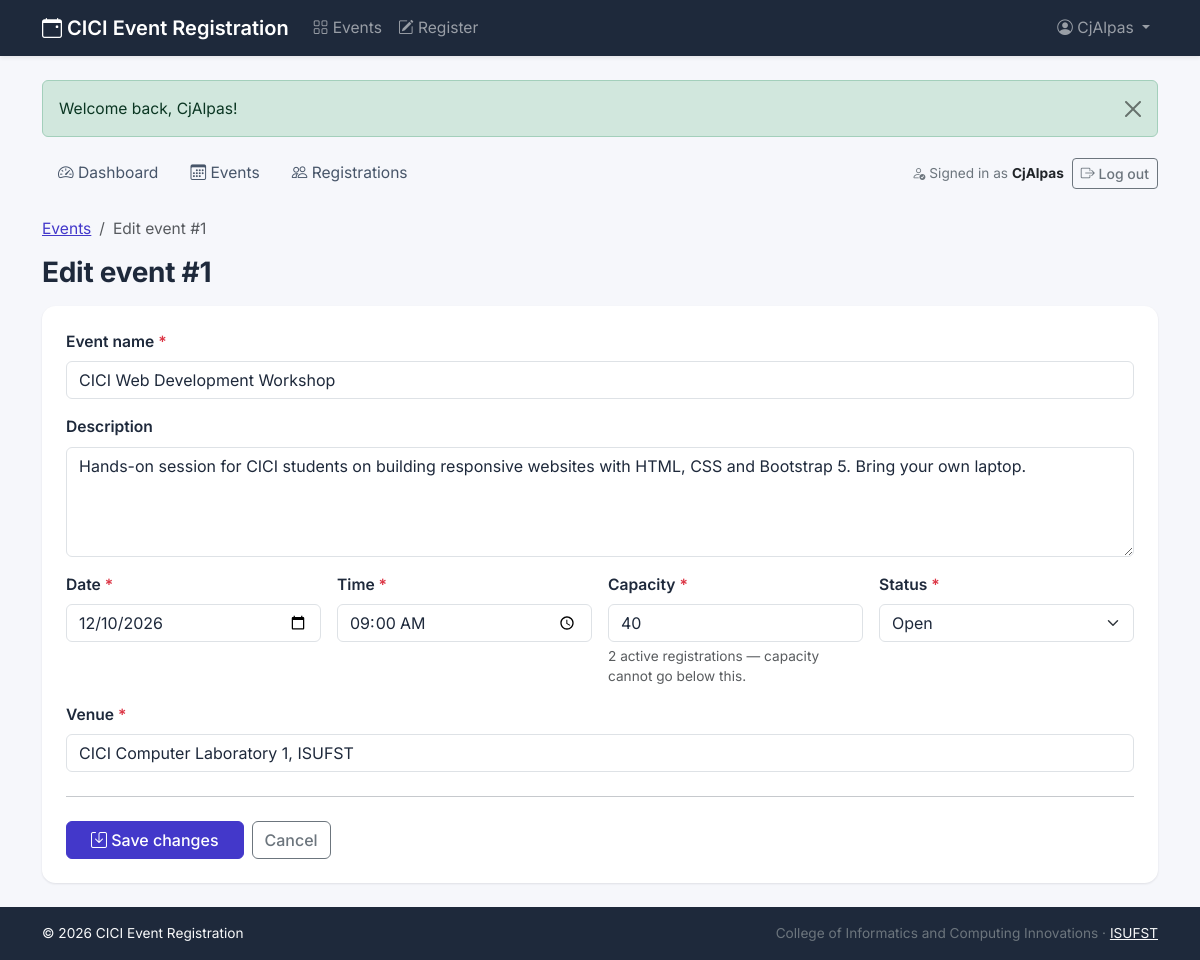
The app's page /admin/event_edit.php?id=1 (signed in) with its own data.
### tables this page shows
CREATE TABLE events (
    event_id    INT UNSIGNED      NOT NULL AUTO_INCREMENT,
    event_name  VARCHAR(150)      NOT NULL,
    description TEXT              NULL,
    event_date  DATE              NOT NULL,
    event_time  TIME              NOT NULL,
    venue       VARCHAR(150)      NOT NULL,
    capacity    SMALLINT UNSIGNED NOT NULL DEFAULT 50,    
    status      ENUM('open', 'closed', 'cancelled', 'completed')
                                  NOT NULL DEFAULT 'open',
    created_at  TIMESTAMP         NOT NULL DEFAULT CURRENT_TIMESTAMP,

    PRIMARY KEY (event_id),

     
    CONSTRAINT chk_events_capacity
        CHECK (capacity BETWEEN 1 AND 5000),

     
     
     
    CONSTRAINT chk_events_status
        CHECK (status IN ('open', 'closed', 'cancelled', 'completed')),

     
    CONSTRAINT chk_events_name
        CHECK (CHAR_LENGTH(TRIM(event_name)) > 0),

     
    INDEX idx_events_status_date (status, event_date),
     
    INDEX idx_events_date (event_date)
);

### admin/event_edit.php (called while the page is built, shortened)
<?php
require_once __DIR__ . '/../config/database.php';
require_admin();
$id    = filter_input(INPUT_GET, 'id', FILTER_VALIDATE_INT) ?: 0;
$event = find_event($pdo, $id);
$errors = [];
$formTitle  = 'Edit event #' . $id;
$submitText = 'Save changes';
require_once __DIR__ . '/../includes/header.php';
require_once __DIR__ . '/../includes/admin_nav.php';
require_once __DIR__ . '/../includes/event_form.php';
require_once __DIR__ . '/../includes/footer.php';

### includes/auth.php (called while the page is built, shortened)
<?php
function require_admin(): void
{
    global $pdo;
    $stmt = $pdo->prepare('SELECT 1 FROM administrators WHERE admin_id = ?');
    $stmt->execute([$_SESSION['admin_id']]);
}

### includes/queries.php (called while the page is built, shortened)
<?php
function find_event(PDO $pdo, int $id, bool $forUpdate = false): ?array
{
    $sql = 'SELECT * FROM events WHERE event_id = ?' . ($forUpdate ? ' FOR UPDATE' : '');
    $stmt = $pdo->prepare($sql);
    $stmt->execute([$id]);
    $event = $stmt->fetch();
    $event['registered'] = registered_count($pdo, $id);
    return $event;
}
function registered_count(PDO $pdo, int $eventId): int
{
    $stmt = $pdo->prepare(
        "SELECT COUNT(*) FROM registrations WHERE event_id = ? AND status <> 'cancelled'"
    );
    $stmt->execute([$eventId]);
    return (int) $stmt->fetchColumn();
}

### includes/event_form.php (the view, shortened to what this page needs)
<?php
$val = fn(string $field) => e((string) ($event[$field] ?? ''));
?>
<nav aria-label="breadcrumb">
    <ol class="breadcrumb small">
        <li class="breadcrumb-item"><a href="<?= url('admin/events.php') ?>">Events</a></li>
        <li class="breadcrumb-item active" aria-current="page"><?= e($formTitle) ?></li>
    </ol>
</nav>
<h1 class="h3 fw-bold mb-3"><?= e($formTitle) ?></h1>
<form method="post" class="panel p-4" novalidate>
    <div class="row g-3">
        <div class="col-12">
            <label for="event_name" class="form-label fw-semibold">Event name <span class="text-danger">*</span></label>
            <input type="text" class="form-control<?= invalid($errors, 'event_name') ?>" id="event_name" name="event_name"
                   maxlength="150" value="<?= $val('event_name') ?>" required>
        </div>
        <div class="col-12">
            <label for="description" class="form-label fw-semibold">Description</label>
            <textarea class="form-control<?= invalid($errors, 'description') ?>" id="description" name="description"
                      rows="4" maxlength="5000"><?= $val('description') ?></textarea>
        </div>
        <div class="col-sm-6 col-lg-3">
            <label for="event_date" class="form-label fw-semibold">Date <span class="text-danger">*</span></label>
            <input type="date" class="form-control<?= invalid($errors, 'event_date') ?>" id="event_date" name="event_date"
                   value="<?= $val('event_date') ?>" required>
        </div>
        <div class="col-sm-6 col-lg-3">
            <label for="event_time" class="form-label fw-semibold">Time <span class="text-danger">*</span></label>
            <input type="time" class="form-control<?= invalid($errors, 'event_time') ?>" id="event_time" name="event_time"
                   value="<?= e(substr((string) ($event['event_time'] ?? ''), 0, 5)) ?>" required>
        </div>
        <div class="col-sm-6 col-lg-3">
            <label for="capacity" class="form-label fw-semibold">Capacity <span class="text-danger">*</span></label>
            <input type="number" class="form-control<?= invalid($errors, 'capacity') ?>" id="capacity" name="capacity"
                   min="1" max="5000" value="<?= $val('capacity') ?>" required>
            <?php if (isset($event['registered'])): ?>
                <div class="form-text"><?= (int) $event['registered'] ?> active registrations — capacity cannot go below this.</div>
            <?php endif; ?>
        </div>
        <div class="col-sm-6 col-lg-3">
            <label for="status" class="form-label fw-semibold">Status <span class="text-danger">*</span></label>
            <select class="form-select<?= invalid($errors, 'status') ?>" id="status" name="status" required>
                <?php foreach (EVENT_STATUSES as $s): ?>
                    <option value="<?= $s ?>" <?= ($event['status'] ?? 'open') === $s ? 'selected' : '' ?>><?= ucfirst($s) ?></option>
                <?php endforeach; ?>
            </select>
        </div>
        <div class="col-12">
            <label for="venue" class="form-label fw-semibold">Venue <span class="text-danger">*</span></label>
            <input type="text" class="form-control<?= invalid($errors, 'venue') ?>" id="venue" name="venue"
                   maxlength="150" value="<?= $val('venue') ?>" required>
        </div>
    </div>
    <hr class="my-4">
    <div class="d-flex flex-column flex-sm-row gap-2">
        <button type="submit" class="btn btn-primary px-4"><i class="bi bi-save"></i> <?= e($submitText) ?></button>
        <a href="<?= url('admin/events.php') ?>" class="btn btn-outline-secondary">Cancel</a>
    </div>
</form>

### assets/css/style.css (style rules this page uses)
:root { --brand: #4338ca; --brand-dark: #312e81; --brand-soft: #eef2ff; --ink: #1e293b; --page-bg: #f6f7fb; --bs-primary: #4338ca; --bs-primary-rgb: 67, 56, 202; --bs-link-color: #4338ca; --bs-link-color-rgb: 67, 56, 202; --bs-link-hover-color: #312e81; --bs-link-hover-color-rgb: 49, 46, 129; --bs-body-color: #1e293b; --bs-body-font-family: "Inter", system-ui, -apple-system, "Segoe UI", Roboto, Arial, sans-serif; }
body { background-color: var(--page-bg); font-size: 0.975rem; }
h1, h2, h3, h4, h5 { color: var(--ink); letter-spacing: -0.01em; }
.btn-primary { --bs-btn-bg: var(--brand); --bs-btn-border-color: var(--brand); --bs-btn-hover-bg: var(--brand-dark); --bs-btn-hover-border-color: var(--brand-dark); --bs-btn-active-bg: var(--brand-dark); --bs-btn-active-border-color: var(--brand-dark); --bs-btn-disabled-bg: #a5b4fc; --bs-btn-disabled-border-color: #a5b4fc; }
.btn { font-weight: 500; }
.panel { background: #fff; border-radius: 0.85rem; box-shadow: 0 1px 2px rgba(30, 41, 59, 0.06), 0 1px 3px rgba(30, 41, 59, 0.05); }

### records on screen
events: event_name "CICI Web Development Workshop", description "Hands-on session for CICI students on building responsive websites with HTML, CSS and Bootstrap 5. Bring your own laptop.", event_date "12/10/2026", event_time "09:00", capacity "40", status "Open", venue "CICI Computer Laboratory 1, ISUFST"

### other values on screen
APP_NAME "CICI Event Registration"
$navAdmin['username'] "CjAlpas"
$flash['message'] "Welcome back, CjAlpas!"
current_admin()['username'] "CjAlpas"
$formTitle "Edit event #1"
$event['registered'] "2"
$submitText "Save changes"
ORG_NAME "College of Informatics and Computing Innovations"
